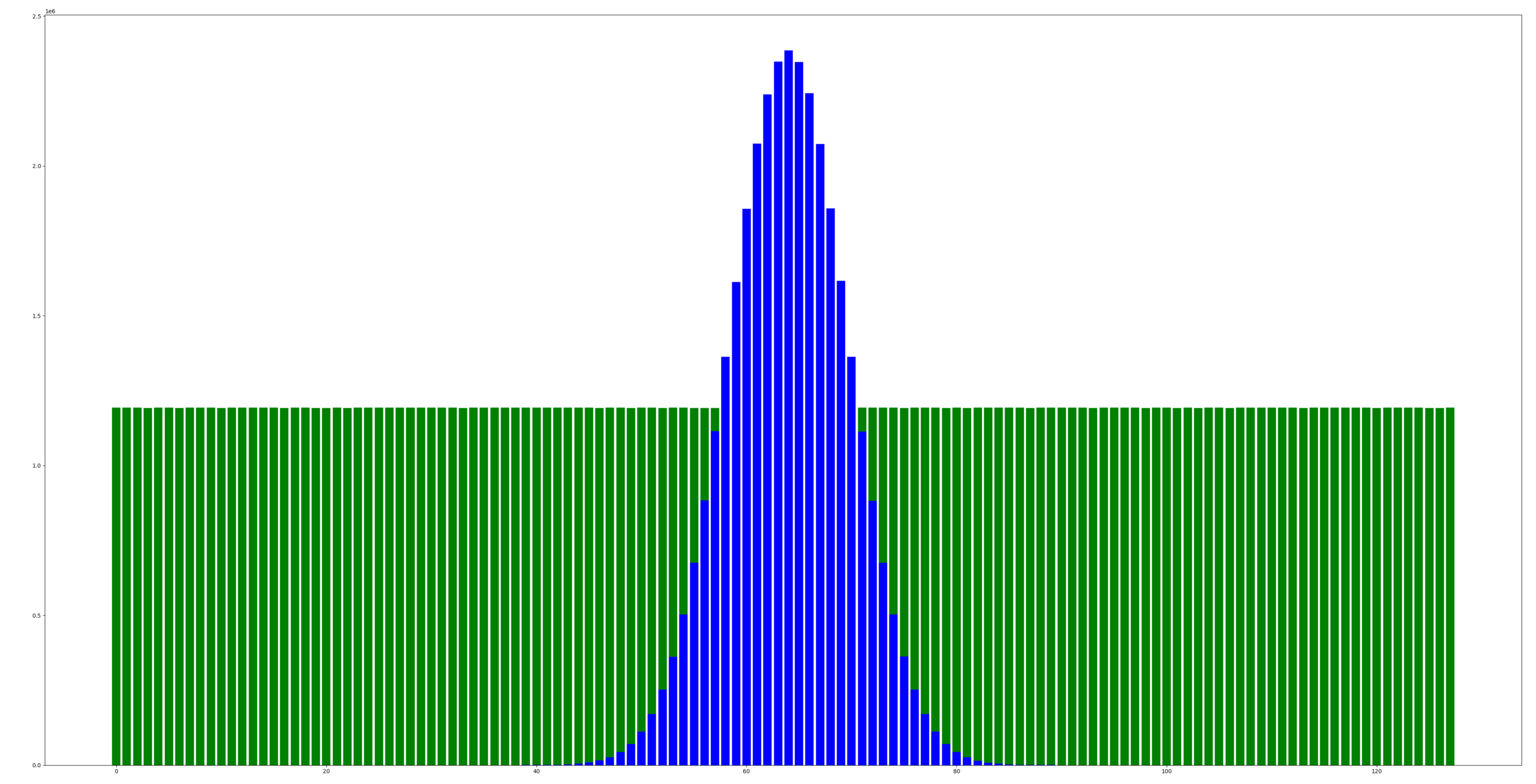

Recreate this plot in Python.
#!/usr/bin/python3

# Count bits in AES keys (just in case:-)

import numpy as np
import time
import os, sys, argparse
import matplotlib.pyplot as plt
import secrets

def bitCount(int_type):
    count = 0
    while(int_type):
        int_type &= int_type - 1
        count += 1
    return(count)

def updateBitCounts(int_type, accum):
    try:
        for i in range(127):
            if int_type & (1 << (127-i)):
                accum[i] += 1
        accum[127] += int_type % 2
    except:
        print("Ooops")
        

# default values
infile="teks.ah.uni"    # ascii-hex encoded TEKS, one per line
batch = 10000           # number of lines to read before processing
outfile="bitcounts.png" # our output Hilbert curve image
width = 16              # image width, in inches
display = False         # whether to call plt.show()

# command line arg handling 
argparser=argparse.ArgumentParser(description='Map AES keys to Hilbert Curve')
argparser.add_argument('-i','--input', dest='infile', help='file containing list of TEKs')
argparser.add_argument('-o','--output_file', dest='outfile', help='file for image')
argparser.add_argument('-w','--width', dest='width', type=int, help='width of plot')
argparser.add_argument('-D','--display', dest='display', action='store_true', help='interactively display plot')
args=argparser.parse_args()

if args.infile is not None and infile != args.infile:
    infile=args.infile
    print("reading from file:", infile)
if args.outfile is not None and outfile != args.outfile:
    outfile=args.outfile
    print("writing to file:", outfile)
if args.width is not None and width != args.width:
    width=args.width
    print("image width:", width)
if args.display is not None and display != args.display:
    display=args.display
    print("plot display:", display)

# get our output ready...
fig=plt.figure(figsize=(width,width))

with open(infile) as fp:
    lines = fp.read().splitlines()
TEKonesarray={}
bitcounts={}
for i in range(128):
    bitcounts[i]=0
count=0
lineno=0
for line in lines:
    lineno+=1
    try:
        # there is exactly one TEK in our set of 33.85M unique
        # values that is too long - being 144 bits wide - that's
        # likely someone else's bug but we'll not let it percolate
        # further
        # that value is d66cdcd462763af20dd34d34d34d34d34d34 btw
        if len(line) != 32:
            continue
        converted = int(line,16)
        bc=bitCount(converted)
        if bc not in TEKonesarray: 
            TEKonesarray[bc] = 1
        else:
            TEKonesarray[bc] += 1
        updateBitCounts(converted,bitcounts)
        count+=1
        if count % batch == 0:
            print("Loaded ", count)
    except ValueError:
        print("Invalid text on line ",lineno)
fp.close()
# note last few, if any
if count % batch != 0:
    print("Final", count)

maxones=0
for i in range(128):
    if i in TEKonesarray:
        if TEKonesarray[i] > maxones:
            maxones = TEKonesarray[i]


for i in range(128):
    bitcounts[i] /= count
    bitcounts[i] *= maxones 
    #if i in TEKonesarray:
        #TEKonesarray[i] /= maxones

plt.bar(list(bitcounts.keys()), bitcounts.values(), color='g')
plt.bar(list(TEKonesarray.keys()), TEKonesarray.values(), color='b')

plt.tight_layout()    # tighten in borders
if display:
    plt.show()
fig.savefig(outfile, dpi=fig.dpi)
